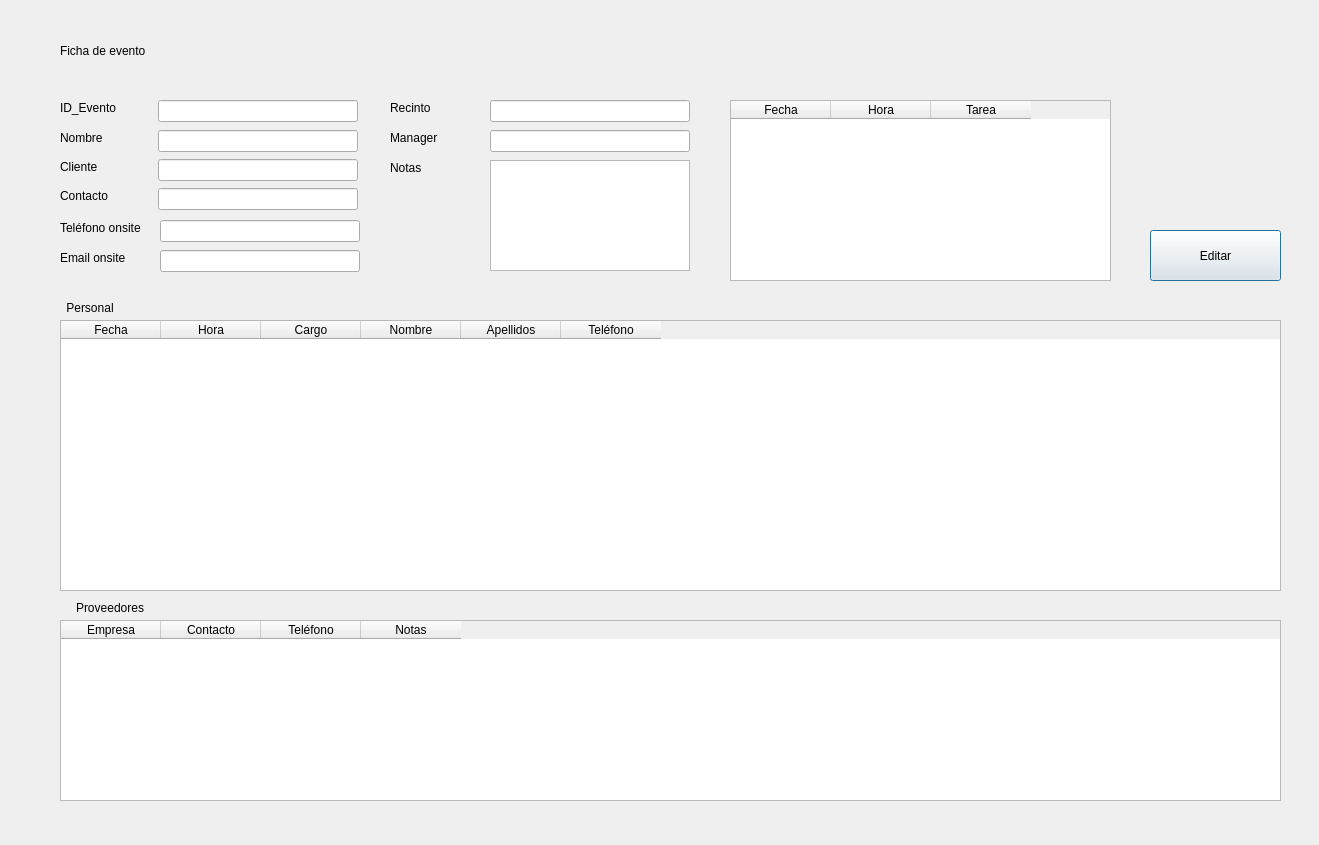
<?xml version="1.0" encoding="UTF-8"?>
<ui version="4.0">
 <class>Dialog</class>
 <widget class="QDialog" name="Dialog">
  <property name="geometry">
   <rect>
    <x>0</x>
    <y>0</y>
    <width>1319</width>
    <height>845</height>
   </rect>
  </property>
  <property name="windowTitle">
   <string>Dialog</string>
  </property>
  <widget class="QTableWidget" name="tableFechas">
   <property name="geometry">
    <rect>
     <x>730</x>
     <y>100</y>
     <width>381</width>
     <height>181</height>
    </rect>
   </property>
   <column>
    <property name="text">
     <string>Fecha</string>
    </property>
   </column>
   <column>
    <property name="text">
     <string>Hora</string>
    </property>
   </column>
   <column>
    <property name="text">
     <string>Tarea</string>
    </property>
   </column>
  </widget>
  <widget class="QTableWidget" name="tablePersonal">
   <property name="geometry">
    <rect>
     <x>60</x>
     <y>320</y>
     <width>1221</width>
     <height>271</height>
    </rect>
   </property>
   <column>
    <property name="text">
     <string>Fecha</string>
    </property>
   </column>
   <column>
    <property name="text">
     <string>Hora</string>
    </property>
   </column>
   <column>
    <property name="text">
     <string>Cargo</string>
    </property>
   </column>
   <column>
    <property name="text">
     <string>Nombre</string>
    </property>
   </column>
   <column>
    <property name="text">
     <string>Apellidos</string>
    </property>
   </column>
   <column>
    <property name="text">
     <string>Teléfono</string>
    </property>
   </column>
  </widget>
  <widget class="QTableWidget" name="tableProveedores">
   <property name="geometry">
    <rect>
     <x>60</x>
     <y>620</y>
     <width>1221</width>
     <height>181</height>
    </rect>
   </property>
   <column>
    <property name="text">
     <string>Empresa</string>
    </property>
   </column>
   <column>
    <property name="text">
     <string>Contacto</string>
    </property>
   </column>
   <column>
    <property name="text">
     <string>Teléfono</string>
    </property>
   </column>
   <column>
    <property name="text">
     <string>Notas</string>
    </property>
   </column>
  </widget>
  <widget class="QLineEdit" name="inputNombre">
   <property name="geometry">
    <rect>
     <x>158</x>
     <y>130</y>
     <width>200</width>
     <height>22</height>
    </rect>
   </property>
   <property name="sizePolicy">
    <sizepolicy hsizetype="Preferred" vsizetype="Fixed">
     <horstretch>0</horstretch>
     <verstretch>0</verstretch>
    </sizepolicy>
   </property>
   <property name="readOnly">
    <bool>true</bool>
   </property>
  </widget>
  <widget class="QLabel" name="labelNombre">
   <property name="geometry">
    <rect>
     <x>60</x>
     <y>130</y>
     <width>100</width>
     <height>16</height>
    </rect>
   </property>
   <property name="sizePolicy">
    <sizepolicy hsizetype="Preferred" vsizetype="Preferred">
     <horstretch>0</horstretch>
     <verstretch>0</verstretch>
    </sizepolicy>
   </property>
   <property name="text">
    <string>Nombre</string>
   </property>
  </widget>
  <widget class="QLabel" name="lablabelFicha">
   <property name="geometry">
    <rect>
     <x>60</x>
     <y>30</y>
     <width>211</width>
     <height>41</height>
    </rect>
   </property>
   <property name="styleSheet">
    <string notr="true">font: 12pt &quot;MS Shell Dlg 2&quot;;</string>
   </property>
   <property name="text">
    <string>Ficha de evento</string>
   </property>
  </widget>
  <widget class="QLabel" name="labelPersonal">
   <property name="geometry">
    <rect>
     <x>40</x>
     <y>300</y>
     <width>100</width>
     <height>16</height>
    </rect>
   </property>
   <property name="styleSheet">
    <string notr="true">font: 10pt &quot;MS Shell Dlg 2&quot;;
</string>
   </property>
   <property name="text">
    <string>Personal</string>
   </property>
   <property name="alignment">
    <set>Qt::AlignCenter</set>
   </property>
  </widget>
  <widget class="QLabel" name="labelProveedores">
   <property name="geometry">
    <rect>
     <x>60</x>
     <y>600</y>
     <width>100</width>
     <height>16</height>
    </rect>
   </property>
   <property name="styleSheet">
    <string notr="true">font: 10pt &quot;MS Shell Dlg 2&quot;;</string>
   </property>
   <property name="text">
    <string>Proveedores</string>
   </property>
   <property name="alignment">
    <set>Qt::AlignCenter</set>
   </property>
  </widget>
  <widget class="QLabel" name="labelCliente">
   <property name="geometry">
    <rect>
     <x>60</x>
     <y>159</y>
     <width>100</width>
     <height>16</height>
    </rect>
   </property>
   <property name="sizePolicy">
    <sizepolicy hsizetype="Preferred" vsizetype="Preferred">
     <horstretch>0</horstretch>
     <verstretch>0</verstretch>
    </sizepolicy>
   </property>
   <property name="text">
    <string>Cliente</string>
   </property>
  </widget>
  <widget class="QLabel" name="labelContacto">
   <property name="geometry">
    <rect>
     <x>60</x>
     <y>188</y>
     <width>100</width>
     <height>16</height>
    </rect>
   </property>
   <property name="sizePolicy">
    <sizepolicy hsizetype="Preferred" vsizetype="Preferred">
     <horstretch>0</horstretch>
     <verstretch>0</verstretch>
    </sizepolicy>
   </property>
   <property name="text">
    <string>Contacto</string>
   </property>
  </widget>
  <widget class="QLabel" name="labelTelefono">
   <property name="geometry">
    <rect>
     <x>60</x>
     <y>220</y>
     <width>100</width>
     <height>16</height>
    </rect>
   </property>
   <property name="text">
    <string>Teléfono onsite</string>
   </property>
  </widget>
  <widget class="QLabel" name="labelEmail">
   <property name="geometry">
    <rect>
     <x>60</x>
     <y>250</y>
     <width>100</width>
     <height>16</height>
    </rect>
   </property>
   <property name="text">
    <string>Email onsite</string>
   </property>
  </widget>
  <widget class="QLabel" name="labelRecinto">
   <property name="geometry">
    <rect>
     <x>390</x>
     <y>100</y>
     <width>100</width>
     <height>16</height>
    </rect>
   </property>
   <property name="text">
    <string>Recinto</string>
   </property>
  </widget>
  <widget class="QLabel" name="labelManager">
   <property name="geometry">
    <rect>
     <x>390</x>
     <y>130</y>
     <width>100</width>
     <height>16</height>
    </rect>
   </property>
   <property name="text">
    <string>Manager</string>
   </property>
  </widget>
  <widget class="QLabel" name="labelNotas">
   <property name="geometry">
    <rect>
     <x>390</x>
     <y>160</y>
     <width>100</width>
     <height>16</height>
    </rect>
   </property>
   <property name="text">
    <string>Notas</string>
   </property>
  </widget>
  <widget class="QLineEdit" name="inputCliente">
   <property name="geometry">
    <rect>
     <x>158</x>
     <y>159</y>
     <width>200</width>
     <height>22</height>
    </rect>
   </property>
   <property name="sizePolicy">
    <sizepolicy hsizetype="Preferred" vsizetype="Fixed">
     <horstretch>0</horstretch>
     <verstretch>0</verstretch>
    </sizepolicy>
   </property>
   <property name="readOnly">
    <bool>true</bool>
   </property>
  </widget>
  <widget class="QLineEdit" name="inputContacto">
   <property name="geometry">
    <rect>
     <x>158</x>
     <y>188</y>
     <width>200</width>
     <height>22</height>
    </rect>
   </property>
   <property name="sizePolicy">
    <sizepolicy hsizetype="Preferred" vsizetype="Fixed">
     <horstretch>0</horstretch>
     <verstretch>0</verstretch>
    </sizepolicy>
   </property>
   <property name="readOnly">
    <bool>true</bool>
   </property>
  </widget>
  <widget class="QLineEdit" name="inputEmail">
   <property name="geometry">
    <rect>
     <x>160</x>
     <y>250</y>
     <width>200</width>
     <height>22</height>
    </rect>
   </property>
   <property name="sizePolicy">
    <sizepolicy hsizetype="Fixed" vsizetype="Fixed">
     <horstretch>0</horstretch>
     <verstretch>0</verstretch>
    </sizepolicy>
   </property>
   <property name="readOnly">
    <bool>true</bool>
   </property>
  </widget>
  <widget class="QLineEdit" name="inputRecinto">
   <property name="geometry">
    <rect>
     <x>490</x>
     <y>100</y>
     <width>200</width>
     <height>22</height>
    </rect>
   </property>
   <property name="sizePolicy">
    <sizepolicy hsizetype="Fixed" vsizetype="Fixed">
     <horstretch>0</horstretch>
     <verstretch>0</verstretch>
    </sizepolicy>
   </property>
   <property name="readOnly">
    <bool>true</bool>
   </property>
  </widget>
  <widget class="QLineEdit" name="inputTelefono">
   <property name="geometry">
    <rect>
     <x>160</x>
     <y>220</y>
     <width>200</width>
     <height>22</height>
    </rect>
   </property>
   <property name="sizePolicy">
    <sizepolicy hsizetype="Fixed" vsizetype="Fixed">
     <horstretch>0</horstretch>
     <verstretch>0</verstretch>
    </sizepolicy>
   </property>
   <property name="readOnly">
    <bool>true</bool>
   </property>
  </widget>
  <widget class="QLineEdit" name="inputManager">
   <property name="geometry">
    <rect>
     <x>490</x>
     <y>130</y>
     <width>200</width>
     <height>22</height>
    </rect>
   </property>
   <property name="sizePolicy">
    <sizepolicy hsizetype="Fixed" vsizetype="Fixed">
     <horstretch>0</horstretch>
     <verstretch>0</verstretch>
    </sizepolicy>
   </property>
   <property name="readOnly">
    <bool>true</bool>
   </property>
  </widget>
  <widget class="QPlainTextEdit" name="inputNotas">
   <property name="geometry">
    <rect>
     <x>490</x>
     <y>160</y>
     <width>200</width>
     <height>111</height>
    </rect>
   </property>
   <property name="sizePolicy">
    <sizepolicy hsizetype="Fixed" vsizetype="Expanding">
     <horstretch>0</horstretch>
     <verstretch>0</verstretch>
    </sizepolicy>
   </property>
   <property name="readOnly">
    <bool>true</bool>
   </property>
  </widget>
  <widget class="QPushButton" name="buttonEditar">
   <property name="geometry">
    <rect>
     <x>1150</x>
     <y>230</y>
     <width>131</width>
     <height>51</height>
    </rect>
   </property>
   <property name="text">
    <string>Editar</string>
   </property>
  </widget>
  <widget class="QLineEdit" name="inputId">
   <property name="geometry">
    <rect>
     <x>158</x>
     <y>100</y>
     <width>200</width>
     <height>22</height>
    </rect>
   </property>
   <property name="sizePolicy">
    <sizepolicy hsizetype="Preferred" vsizetype="Fixed">
     <horstretch>0</horstretch>
     <verstretch>0</verstretch>
    </sizepolicy>
   </property>
   <property name="readOnly">
    <bool>true</bool>
   </property>
  </widget>
  <widget class="QLabel" name="labelId">
   <property name="geometry">
    <rect>
     <x>60</x>
     <y>100</y>
     <width>100</width>
     <height>16</height>
    </rect>
   </property>
   <property name="sizePolicy">
    <sizepolicy hsizetype="Preferred" vsizetype="Preferred">
     <horstretch>0</horstretch>
     <verstretch>0</verstretch>
    </sizepolicy>
   </property>
   <property name="text">
    <string>ID_Evento</string>
   </property>
  </widget>
 </widget>
 <tabstops>
  <tabstop>inputId</tabstop>
  <tabstop>inputNombre</tabstop>
  <tabstop>inputCliente</tabstop>
  <tabstop>inputContacto</tabstop>
  <tabstop>inputTelefono</tabstop>
  <tabstop>inputEmail</tabstop>
  <tabstop>inputRecinto</tabstop>
  <tabstop>inputManager</tabstop>
  <tabstop>inputNotas</tabstop>
  <tabstop>tableFechas</tabstop>
  <tabstop>tablePersonal</tabstop>
  <tabstop>tableProveedores</tabstop>
  <tabstop>buttonEditar</tabstop>
 </tabstops>
 <resources/>
 <connections/>
</ui>
